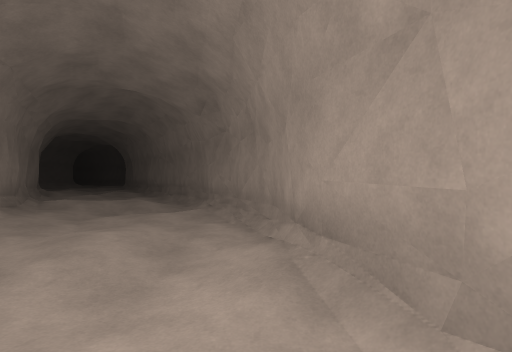
View 1 (above)

18 first-person views from a walk through a scene from a Unity 3-D project. The camera is 1.4 m above the floor, looks level and sees 80° across. The floor is counted in squares, 1.54 m on a side. Each view is taken from the middle of a square. On the plan, view 1 faces up. The plan holds only what a view shows up to about 11 squares ahead; the rest is blank. The place goes on beyond the plan. The player is left out. Surface patterns are stand-ins for the level's own textures.

View 2
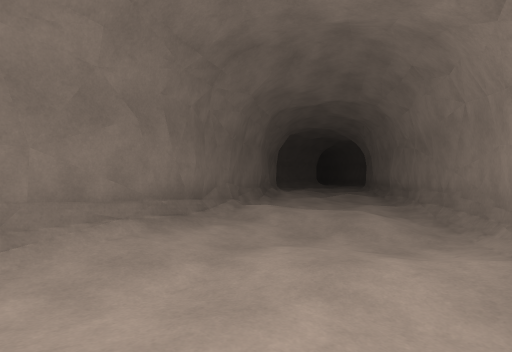

View 3
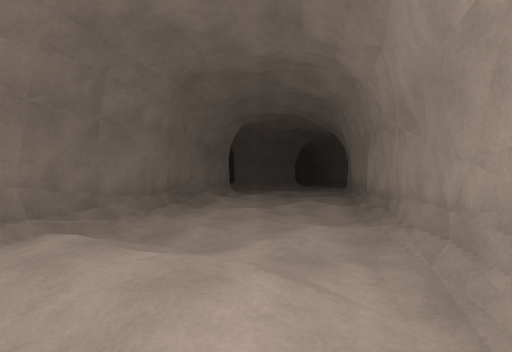

View 4
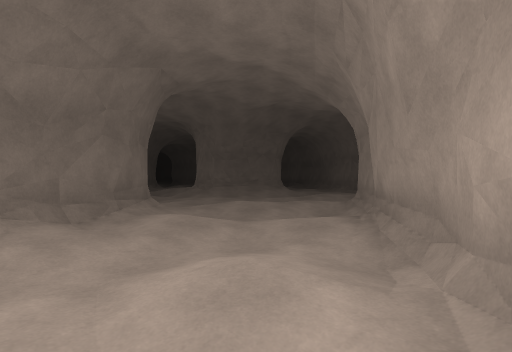

View 5
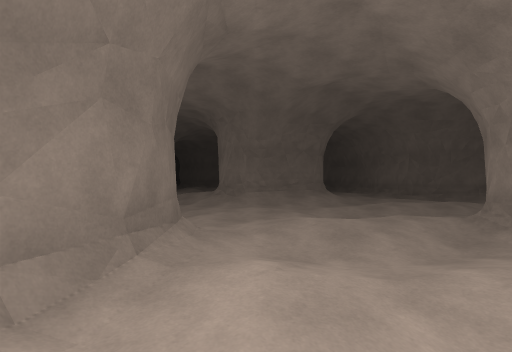

View 6
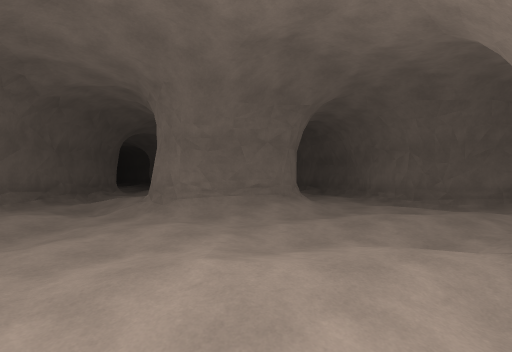

View 7
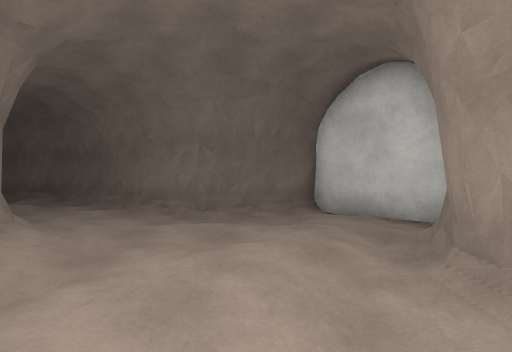

View 8
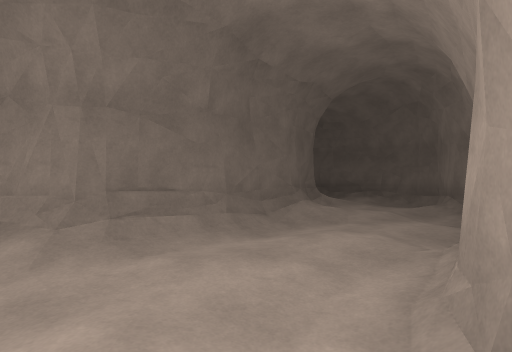

View 9
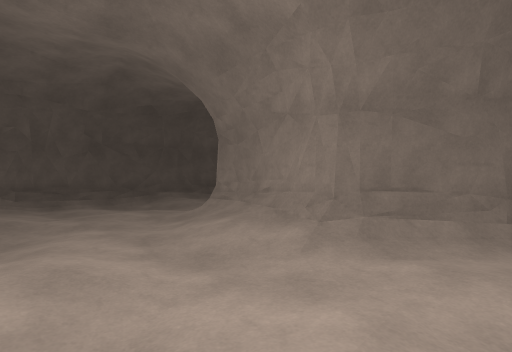

View 10
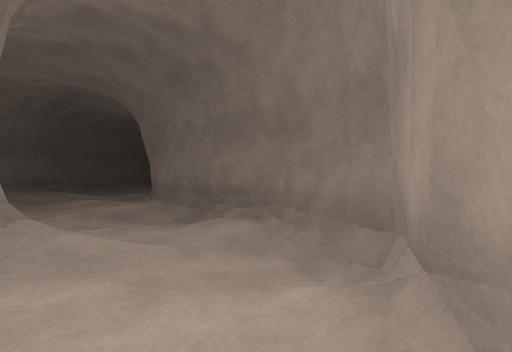

View 11
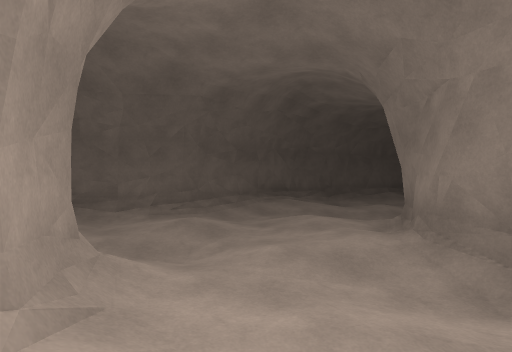

View 12
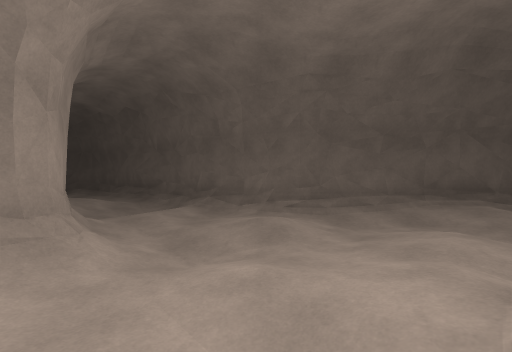

View 13
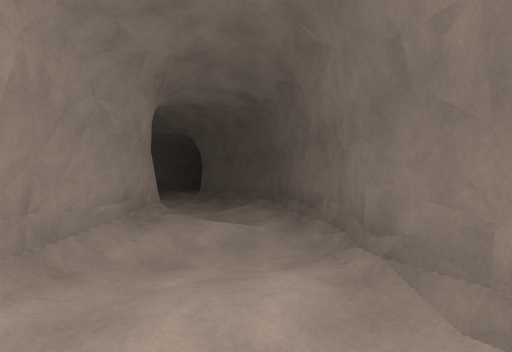

View 14
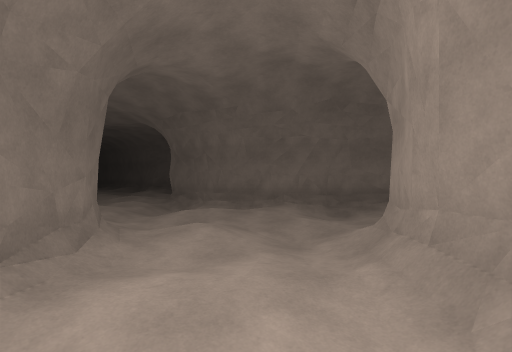

View 15
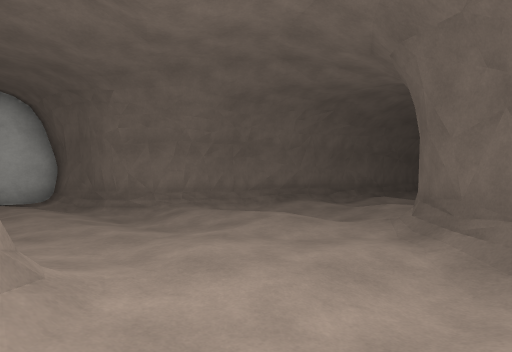

View 16
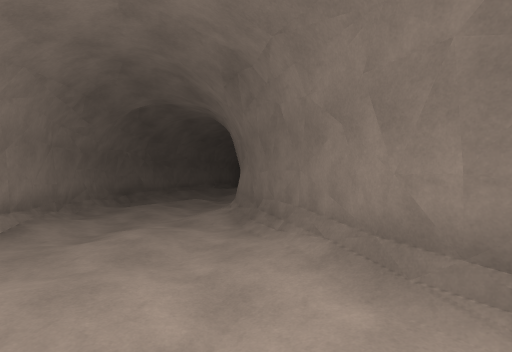

View 17
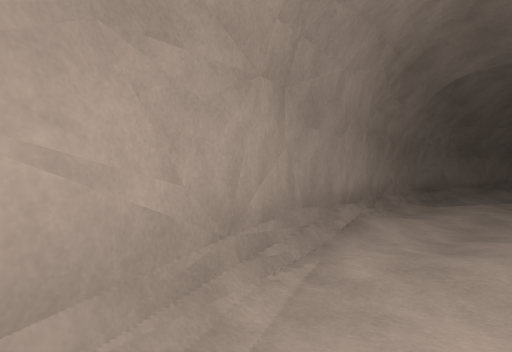

View 18
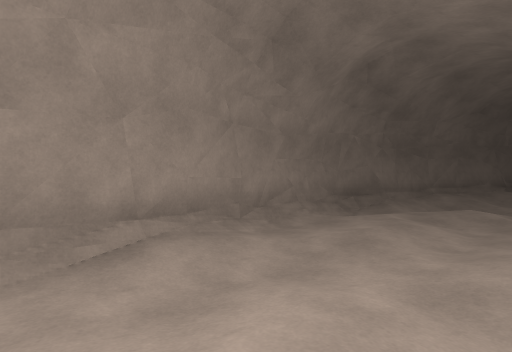

### Floor plan
Key: @ floor where view 1 was taken; # wall or solid block; . main floor; : floor 0.25 m higher than the main floor; - floor 0.25 m lower than the main floor; _ floor 8.75 m lower than the main floor; < floor 9 m lower than the main floor; / step, stairs or slope; ^ raised ledge; O other object.
Columns run from 29 left of view 1 to 1 right of it. Each row starts with its distance up from view 1.
 31        ^#####
 30       ^#.-../#^
 29      #/.......#^
 28     ^#-..O.:...#^ ^###
 27 ####/:../###/.:./##..##
 26 .-/.:.../^  #/......:.#
 25 :.-/..--/#   ^#....:.##
 24  :/...:..#^   ^/...:/^
 23 /::///....#^  #/..:.#
 22 ##^^^^#.:-/#^ #/...-#
 21       ^#.-/O#^#...-/#
 20         #/.////....:/#
 19          #/.......:.-/^
 18           ##:.-..../-.#
 17            ^##//...-.:.#
 16               ^^^#/:...#^
 15                   #::.:.#
 14                   ^#:.../#
 13                    ^/.:..#^
 12                     #.....#
 11                      #..../#
 10                      ^/-...#
  9                       #::::.#
  8                       ^#:.-.#
  7                        #/.../^
  6                        ##....#
  5                         #:...#
  4                          _.:./^
  3                           /.-:#
  2                           //..#
  1                            /..#
  0                             _@#
 -1                             <.#
 -2                              /#
 -3                              /#
 -4                               #

Positions as (right, up) in squares from view 1, and headings:
1: (0, 0), facing up
2: (-1, 4), facing up-left
3: (-2, 8), facing up-left
4: (-5, 13), facing up-left
5: (-8, 14), facing up-left
6: (-9, 17), facing up-left
7: (-11, 20), facing up
8: (-11, 26), facing left
9: (-11, 26), facing down-left
10: (-17, 30), facing left
11: (-20, 29), facing down-left
12: (-23, 29), facing down
13: (-23, 24), facing down-right
14: (-19, 21), facing up-left
15: (-17, 19), facing right
16: (-4, 9), facing down
17: (-2, 8), facing down-right
18: (-3, 5), facing down-right
